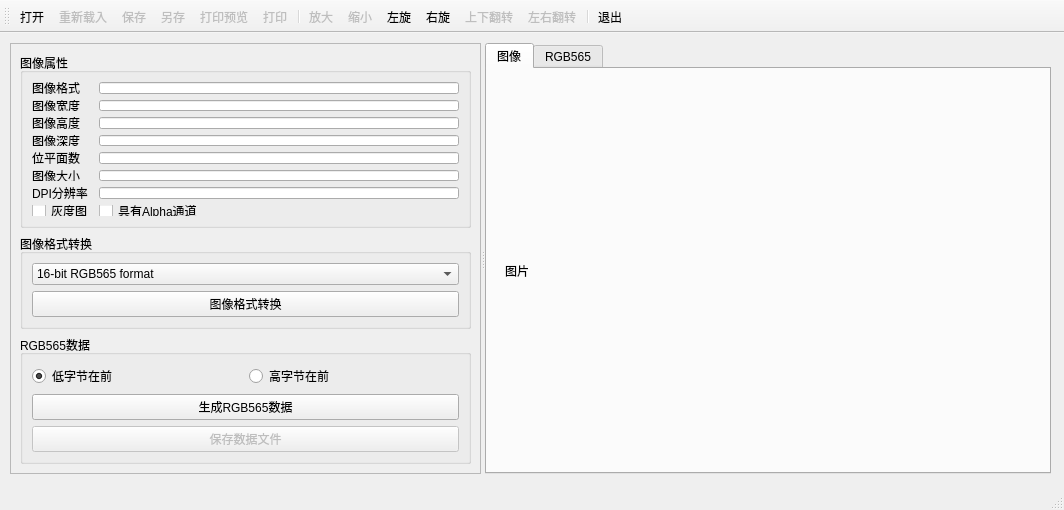
<?xml version="1.0" encoding="UTF-8"?>
<ui version="4.0">
 <class>MainWindow</class>
 <widget class="QMainWindow" name="MainWindow">
  <property name="geometry">
   <rect>
    <x>0</x>
    <y>0</y>
    <width>1064</width>
    <height>510</height>
   </rect>
  </property>
  <property name="windowTitle">
   <string>MainWindow</string>
  </property>
  <widget class="QWidget" name="centralwidget">
   <widget class="QSplitter" name="splitter">
    <property name="geometry">
     <rect>
      <x>10</x>
      <y>10</y>
      <width>1041</width>
      <height>431</height>
     </rect>
    </property>
    <property name="orientation">
     <enum>Qt::Horizontal</enum>
    </property>
    <widget class="QFrame" name="frameLeft">
     <property name="frameShape">
      <enum>QFrame::StyledPanel</enum>
     </property>
     <property name="frameShadow">
      <enum>QFrame::Raised</enum>
     </property>
     <layout class="QVBoxLayout" name="verticalLayout_3">
      <item>
       <widget class="QGroupBox" name="groupBox">
        <property name="title">
         <string>图像属性</string>
        </property>
        <layout class="QGridLayout" name="gridLayout">
         <item row="6" column="1">
          <widget class="QLineEdit" name="editImg_DPM"/>
         </item>
         <item row="3" column="0">
          <widget class="QLabel" name="label_4">
           <property name="text">
            <string>图像深度</string>
           </property>
          </widget>
         </item>
         <item row="0" column="0">
          <widget class="QLabel" name="label">
           <property name="text">
            <string>图像格式</string>
           </property>
          </widget>
         </item>
         <item row="6" column="0">
          <widget class="QLabel" name="label_7">
           <property name="text">
            <string>DPI分辨率</string>
           </property>
          </widget>
         </item>
         <item row="0" column="1">
          <widget class="QLineEdit" name="editImg_Format"/>
         </item>
         <item row="2" column="0">
          <widget class="QLabel" name="label_3">
           <property name="text">
            <string>图像高度</string>
           </property>
          </widget>
         </item>
         <item row="1" column="0">
          <widget class="QLabel" name="label_2">
           <property name="text">
            <string>图像宽度</string>
           </property>
          </widget>
         </item>
         <item row="4" column="0">
          <widget class="QLabel" name="label_5">
           <property name="text">
            <string>位平面数</string>
           </property>
          </widget>
         </item>
         <item row="7" column="1">
          <widget class="QCheckBox" name="chkBox_Alpha">
           <property name="text">
            <string>具有Alpha通道</string>
           </property>
          </widget>
         </item>
         <item row="2" column="1">
          <widget class="QLineEdit" name="editImg_Height"/>
         </item>
         <item row="1" column="1">
          <widget class="QLineEdit" name="editImg_Width"/>
         </item>
         <item row="3" column="1">
          <widget class="QLineEdit" name="editImg_Depth"/>
         </item>
         <item row="5" column="0">
          <widget class="QLabel" name="label_6">
           <property name="text">
            <string>图像大小</string>
           </property>
          </widget>
         </item>
         <item row="4" column="1">
          <widget class="QLineEdit" name="editImg_BitPlane"/>
         </item>
         <item row="5" column="1">
          <widget class="QLineEdit" name="editImg_SizeByte"/>
         </item>
         <item row="7" column="0">
          <widget class="QCheckBox" name="chkBox_GrayScale">
           <property name="text">
            <string>灰度图</string>
           </property>
          </widget>
         </item>
        </layout>
       </widget>
      </item>
      <item>
       <widget class="QGroupBox" name="groupBox_2">
        <property name="title">
         <string>图像格式转换</string>
        </property>
        <layout class="QVBoxLayout" name="verticalLayout">
         <item>
          <widget class="QComboBox" name="comboFormat">
           <item>
            <property name="text">
             <string>16-bit RGB565 format</string>
            </property>
           </item>
           <item>
            <property name="text">
             <string>24-bit RGB888 format</string>
            </property>
           </item>
           <item>
            <property name="text">
             <string>32-bit RGB format</string>
            </property>
           </item>
           <item>
            <property name="text">
             <string>8-bit grayscale format</string>
            </property>
           </item>
           <item>
            <property name="text">
             <string>16-bit grayscale format</string>
            </property>
           </item>
           <item>
            <property name="text">
             <string>8-bit indexes into a colormap</string>
            </property>
           </item>
          </widget>
         </item>
         <item>
          <widget class="QPushButton" name="btnFormatConvert">
           <property name="text">
            <string>图像格式转换</string>
           </property>
           <property name="icon">
            <iconset resource="res.qrc">
             <normaloff>:/images/824.bmp</normaloff>:/images/824.bmp</iconset>
           </property>
          </widget>
         </item>
        </layout>
       </widget>
      </item>
      <item>
       <widget class="QGroupBox" name="groupBox_3">
        <property name="title">
         <string>RGB565数据</string>
        </property>
        <layout class="QVBoxLayout" name="verticalLayout_2">
         <item>
          <layout class="QHBoxLayout" name="horizontalLayout">
           <item>
            <widget class="QRadioButton" name="radioLSB">
             <property name="text">
              <string>低字节在前</string>
             </property>
             <property name="checked">
              <bool>true</bool>
             </property>
            </widget>
           </item>
           <item>
            <widget class="QRadioButton" name="radioMSB">
             <property name="text">
              <string>高字节在前</string>
             </property>
            </widget>
           </item>
          </layout>
         </item>
         <item>
          <widget class="QPushButton" name="btnGetRGB565">
           <property name="text">
            <string>生成RGB565数据</string>
           </property>
           <property name="icon">
            <iconset resource="res.qrc">
             <normaloff>:/images/116.bmp</normaloff>:/images/116.bmp</iconset>
           </property>
          </widget>
         </item>
         <item>
          <widget class="QPushButton" name="btnSaveDataFile">
           <property name="enabled">
            <bool>false</bool>
           </property>
           <property name="text">
            <string>保存数据文件</string>
           </property>
           <property name="icon">
            <iconset resource="res.qrc">
             <normaloff>:/images/save.bmp</normaloff>:/images/save.bmp</iconset>
           </property>
          </widget>
         </item>
        </layout>
       </widget>
      </item>
     </layout>
    </widget>
    <widget class="QTabWidget" name="tabWidget">
     <property name="currentIndex">
      <number>0</number>
     </property>
     <widget class="QWidget" name="tab">
      <attribute name="icon">
       <iconset resource="res.qrc">
        <normaloff>:/images/824.bmp</normaloff>:/images/824.bmp</iconset>
      </attribute>
      <attribute name="title">
       <string>图像</string>
      </attribute>
      <layout class="QVBoxLayout" name="verticalLayout_6">
       <item>
        <widget class="QWidget" name="scrollAreaWidgetContents" native="true">
         <layout class="QVBoxLayout" name="verticalLayout_4">
          <item>
           <widget class="QLabel" name="labPic">
            <property name="text">
             <string>图片</string>
            </property>
           </widget>
          </item>
         </layout>
        </widget>
       </item>
      </layout>
     </widget>
     <widget class="QWidget" name="tab_2">
      <attribute name="icon">
       <iconset resource="res.qrc">
        <normaloff>:/images/116.bmp</normaloff>:/images/116.bmp</iconset>
      </attribute>
      <attribute name="title">
       <string>RGB565</string>
      </attribute>
      <layout class="QVBoxLayout" name="verticalLayout_5">
       <item>
        <widget class="QPlainTextEdit" name="plainTextEdit"/>
       </item>
      </layout>
     </widget>
    </widget>
   </widget>
  </widget>
  <widget class="QStatusBar" name="statusbar"/>
  <widget class="QToolBar" name="toolBar">
   <property name="windowTitle">
    <string>toolBar</string>
   </property>
   <property name="toolButtonStyle">
    <enum>Qt::ToolButtonTextUnderIcon</enum>
   </property>
   <attribute name="toolBarArea">
    <enum>TopToolBarArea</enum>
   </attribute>
   <attribute name="toolBarBreak">
    <bool>false</bool>
   </attribute>
   <addaction name="actFile_Open"/>
   <addaction name="actFile_Reload"/>
   <addaction name="actFile_Save"/>
   <addaction name="actFile_SaveAs"/>
   <addaction name="actFile_Preview"/>
   <addaction name="actFile_Print"/>
   <addaction name="separator"/>
   <addaction name="actImg_ZoomIn"/>
   <addaction name="actImg_ZoomOut"/>
   <addaction name="actImg_RotateLeft"/>
   <addaction name="actImg_RotateRight"/>
   <addaction name="actImg_FlipUD"/>
   <addaction name="actImg_FilpLR"/>
   <addaction name="separator"/>
   <addaction name="actFile_Quit"/>
  </widget>
  <action name="actFile_Open">
   <property name="icon">
    <iconset resource="res.qrc">
     <normaloff>:/images/001.GIF</normaloff>:/images/001.GIF</iconset>
   </property>
   <property name="text">
    <string>打开</string>
   </property>
   <property name="shortcut">
    <string>Ctrl+O</string>
   </property>
   <property name="menuRole">
    <enum>QAction::NoRole</enum>
   </property>
  </action>
  <action name="actFile_Quit">
   <property name="icon">
    <iconset resource="res.qrc">
     <normaloff>:/images/132.bmp</normaloff>:/images/132.bmp</iconset>
   </property>
   <property name="text">
    <string>退出</string>
   </property>
   <property name="menuRole">
    <enum>QAction::NoRole</enum>
   </property>
  </action>
  <action name="actFile_Save">
   <property name="enabled">
    <bool>false</bool>
   </property>
   <property name="icon">
    <iconset resource="res.qrc">
     <normaloff>:/images/save.bmp</normaloff>:/images/save.bmp</iconset>
   </property>
   <property name="text">
    <string>保存</string>
   </property>
   <property name="shortcut">
    <string>Ctrl+S</string>
   </property>
   <property name="menuRole">
    <enum>QAction::NoRole</enum>
   </property>
  </action>
  <action name="actImg_RotateLeft">
   <property name="icon">
    <iconset resource="res.qrc">
     <normaloff>:/images/rotateleft.png</normaloff>:/images/rotateleft.png</iconset>
   </property>
   <property name="text">
    <string>左旋</string>
   </property>
   <property name="menuRole">
    <enum>QAction::NoRole</enum>
   </property>
  </action>
  <action name="actImg_RotateRight">
   <property name="icon">
    <iconset resource="res.qrc">
     <normaloff>:/images/rotateright.png</normaloff>:/images/rotateright.png</iconset>
   </property>
   <property name="text">
    <string>右旋</string>
   </property>
   <property name="menuRole">
    <enum>QAction::NoRole</enum>
   </property>
  </action>
  <action name="actFile_SaveAs">
   <property name="enabled">
    <bool>false</bool>
   </property>
   <property name="icon">
    <iconset resource="res.qrc">
     <normaloff>:/images/save-as24.png</normaloff>:/images/save-as24.png</iconset>
   </property>
   <property name="text">
    <string>另存</string>
   </property>
   <property name="menuRole">
    <enum>QAction::NoRole</enum>
   </property>
  </action>
  <action name="actFile_Preview">
   <property name="enabled">
    <bool>false</bool>
   </property>
   <property name="icon">
    <iconset resource="res.qrc">
     <normaloff>:/images/preview1.bmp</normaloff>:/images/preview1.bmp</iconset>
   </property>
   <property name="text">
    <string>打印预览</string>
   </property>
   <property name="menuRole">
    <enum>QAction::NoRole</enum>
   </property>
  </action>
  <action name="actFile_Print">
   <property name="enabled">
    <bool>false</bool>
   </property>
   <property name="icon">
    <iconset resource="res.qrc">
     <normaloff>:/images/fileprint.png</normaloff>:/images/fileprint.png</iconset>
   </property>
   <property name="text">
    <string>打印</string>
   </property>
   <property name="menuRole">
    <enum>QAction::NoRole</enum>
   </property>
  </action>
  <action name="actImg_ZoomIn">
   <property name="enabled">
    <bool>false</bool>
   </property>
   <property name="icon">
    <iconset resource="res.qrc">
     <normaloff>:/images/zoomin.png</normaloff>:/images/zoomin.png</iconset>
   </property>
   <property name="text">
    <string>放大</string>
   </property>
   <property name="menuRole">
    <enum>QAction::NoRole</enum>
   </property>
  </action>
  <action name="actImg_ZoomOut">
   <property name="enabled">
    <bool>false</bool>
   </property>
   <property name="icon">
    <iconset resource="res.qrc">
     <normaloff>:/images/zoomout.png</normaloff>:/images/zoomout.png</iconset>
   </property>
   <property name="text">
    <string>缩小</string>
   </property>
   <property name="menuRole">
    <enum>QAction::NoRole</enum>
   </property>
  </action>
  <action name="actImg_FilpLR">
   <property name="enabled">
    <bool>false</bool>
   </property>
   <property name="icon">
    <iconset resource="res.qrc">
     <normaloff>:/images/rotate-anticlockwise.png</normaloff>:/images/rotate-anticlockwise.png</iconset>
   </property>
   <property name="text">
    <string>左右翻转</string>
   </property>
   <property name="menuRole">
    <enum>QAction::NoRole</enum>
   </property>
  </action>
  <action name="actImg_FlipUD">
   <property name="enabled">
    <bool>false</bool>
   </property>
   <property name="icon">
    <iconset resource="res.qrc">
     <normaloff>:/images/shape-rotate-clockwise-icon.png</normaloff>:/images/shape-rotate-clockwise-icon.png</iconset>
   </property>
   <property name="text">
    <string>上下翻转</string>
   </property>
   <property name="menuRole">
    <enum>QAction::NoRole</enum>
   </property>
  </action>
  <action name="actFile_Reload">
   <property name="enabled">
    <bool>false</bool>
   </property>
   <property name="icon">
    <iconset resource="res.qrc">
     <normaloff>:/images/126.bmp</normaloff>:/images/126.bmp</iconset>
   </property>
   <property name="text">
    <string>重新载入</string>
   </property>
   <property name="menuRole">
    <enum>QAction::NoRole</enum>
   </property>
  </action>
 </widget>
 <resources>
  <include location="res.qrc"/>
 </resources>
 <connections>
  <connection>
   <sender>actFile_Quit</sender>
   <signal>triggered()</signal>
   <receiver>MainWindow</receiver>
   <slot>close()</slot>
   <hints>
    <hint type="sourcelabel">
     <x>-1</x>
     <y>-1</y>
    </hint>
    <hint type="destinationlabel">
     <x>533</x>
     <y>253</y>
    </hint>
   </hints>
  </connection>
 </connections>
</ui>
